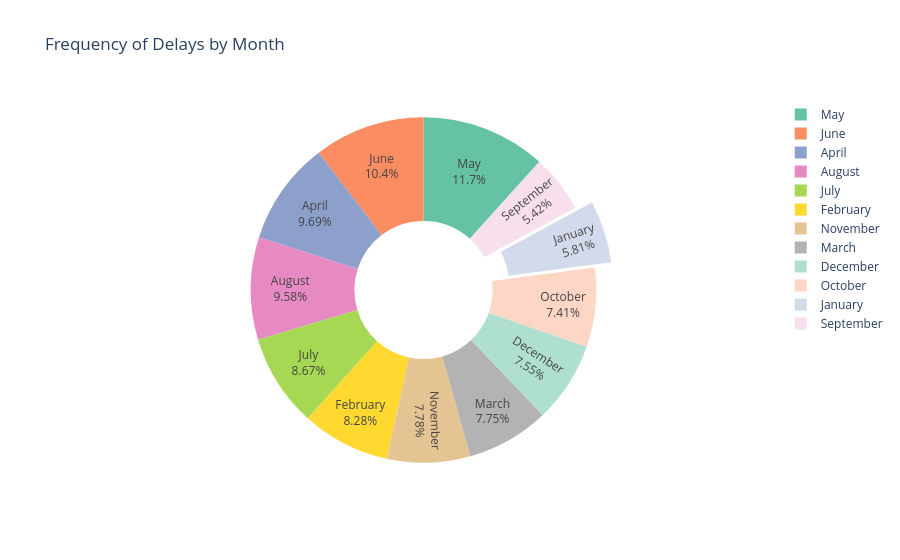

The notebook cell saved with this chart:
### Markdown cell above
### Delay by month

### Code cell
# delay by month with > 0 delay seconds
month_counts = df_with_encoding['month'].value_counts().sort_index()
month_order = ['January', 'February', 'March', 'April', 'May', 'June', 'July', 'August', 'September', 'October', 'November', 'December']

month_data = cf.DataFrame({'Month': month_order, 'Count': month_counts})

fig = px.pie(month_data, values='Count', names='Month', title='Frequency of Delays by Month',
             hole=0.4, color_discrete_sequence=px.colors.qualitative.Set2)
fig.update_traces(textinfo='percent+label', pull=[0.1, 0, 0, 0, 0, 0])

fig.show()

### Figure 1 — Plotly figure (JSON) as saved in the notebook; plotly's stock layout.template omitted (floating-point values rounded to 4 significant figures)
{"data": [{"domain": {"x": [0, 1], "y": [0, 1]}, "hole": 0.4, "hovertemplate": "Month=%{label}<br>Count=%{value}<extra></extra>", "labels": ["January", "February", "March", "April", "May", "June", "July", "August", "September", "October", "November", "December"], "legendgroup": "", "name": "", "pull": [0.1, 0, 0, 0, 0, 0], "showlegend": true, "textinfo": "percent+label", "type": "pie", "values": [117201, 167034, 156433, 195520, 236075, 209470, 175065, 193333, 109312, 149537, 157052, 152288]}], "layout": {"legend": {"tracegroupgap": 0}, "piecolorway": ["rgb(102,194,165)", "rgb(252,141,98)", "rgb(141,160,203)", "rgb(231,138,195)", "rgb(166,216,84)", "rgb(255,217,47)", "rgb(229,196,148)", "rgb(179,179,179)"], "title": {"text": "Frequency of Delays by Month"}}}
